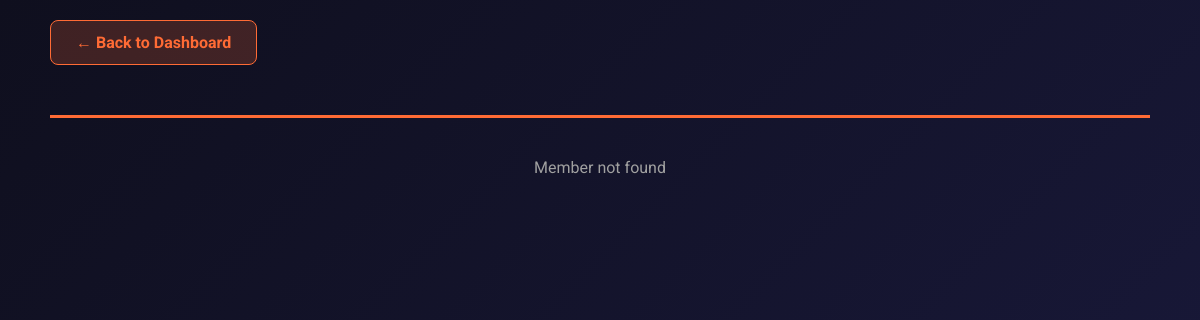
Page /member/2 on the earlier database version.
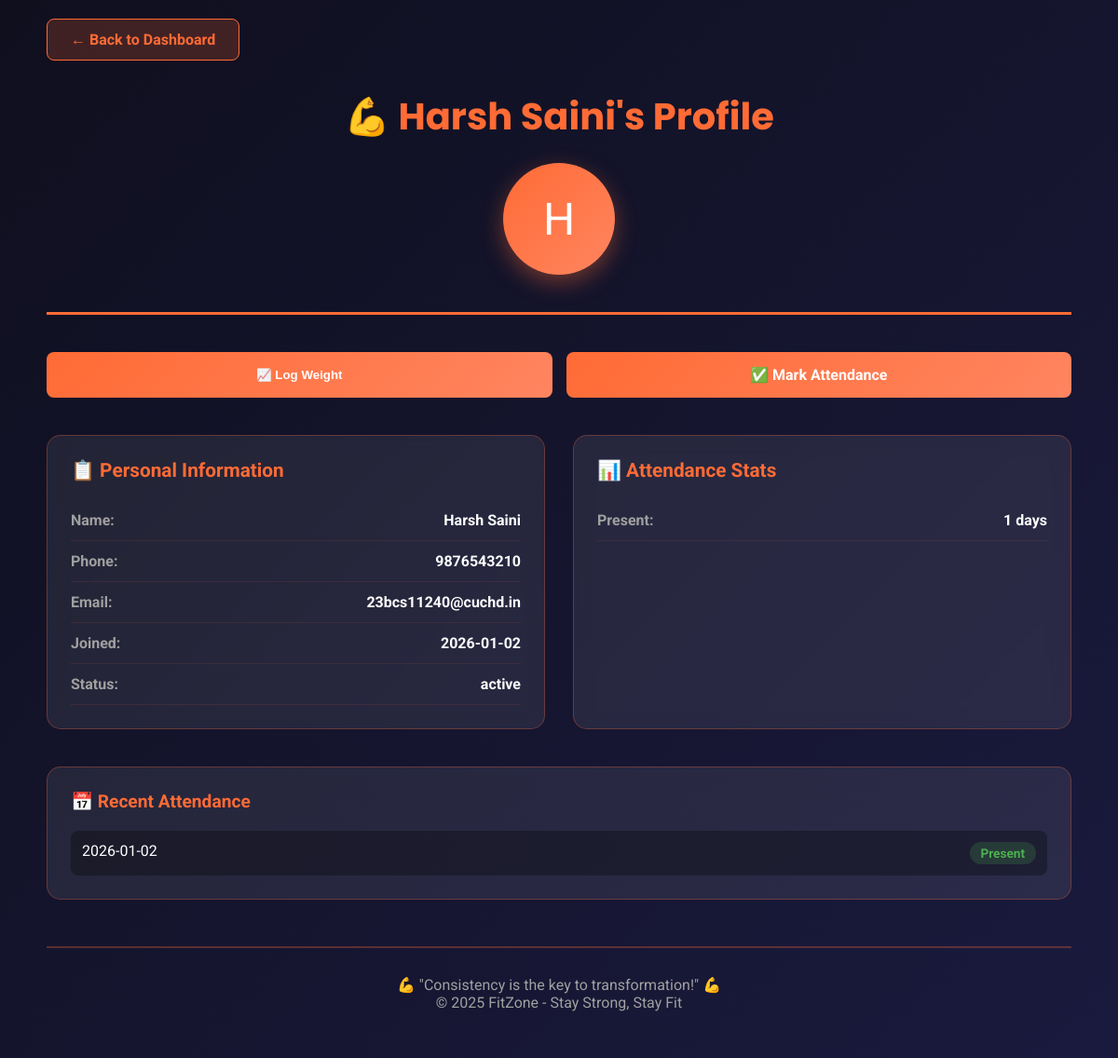
Same page on the later database version.
### tables this page shows
CREATE TABLE members (
            id INTEGER PRIMARY KEY AUTOINCREMENT,
            name TEXT UNIQUE,
            phone TEXT,
            email TEXT,
            join_date TEXT,
            start_weight REAL,
            status TEXT DEFAULT 'active'
        );

CREATE TABLE attendance (
            id INTEGER PRIMARY KEY AUTOINCREMENT,
            member_id INTEGER,
            date TEXT,
            status TEXT,
            UNIQUE(member_id, date)
        );

### app.py (the view)
@app.route("/member/<int:member_id>")
def member_details(member_id):
    month_start = datetime.now().replace(day=1).strftime("%Y-%m-%d")
    with get_db() as db:
        member = db.execute(
            "SELECT * FROM members WHERE id=?", (member_id,)
        ).fetchone()
        attendance_data = db.execute("""
            SELECT status, COUNT(*) FROM attendance
            WHERE member_id=? AND date>=?
            GROUP BY status
        """, (member_id, month_start)).fetchall()
        weight_logs = db.execute("""
            SELECT month, weight FROM weight_logs
            WHERE member_id=? ORDER BY month DESC LIMIT 6
        """, (member_id,)).fetchall()
        fees = db.execute("""
            SELECT * FROM fees WHERE member_id=?
            ORDER BY next_due DESC
        """, (member_id,)).fetchall()
        recent_attendance = db.execute("""
            SELECT date, status FROM attendance
            WHERE member_id=? ORDER BY date DESC LIMIT 10
        """, (member_id,)).fetchall()
    return render_template(
        "member_details.html",
        member=member,
        attendance_data=attendance_data,
        weight_logs=weight_logs,
        fees=fees,
        recent_attendance=recent_attendance
    )

### app.py (called while the page is built)
def get_db():
    conn = sqlite3.connect(DB_NAME)
    conn.row_factory = sqlite3.Row
    return conn

### templates/member_details.html (shortened to what this page needs)
<!DOCTYPE html>
<html lang="en">
<head>
</head>
<body>
    <div class="container">
        <a href="/" class="back-link">← Back to Dashboard</a>
        <header>
            {% if member %}
            <h1>💪 {{ member[1] }}'s Profile</h1>
            <div class="member-avatar">{{ member[1][0].upper() }}</div>
            {% endif %}
        </header>
        {% if member %}
        <div class="action-btns">
            <button class="btn-primary" onclick="alert('Add weight for next month')">📈 Log Weight</button>
            <a href="/attendance/{{ member[0] }}" class="btn-primary" style="text-decoration: none; text-align: center;">✅ Mark Attendance</a>
        </div>
        <div class="profile-grid">
            <div class="card">
                <h3>📋 Personal Information</h3>
                <div class="info-row">
                    <span class="info-label">Name:</span>
                    <span class="info-value">{{ member[1] }}</span>
                </div>
                <div class="info-row">
                    <span class="info-label">Phone:</span>
                    <span class="info-value">{{ member[2] or '—' }}</span>
                </div>
                <div class="info-row">
                    <span class="info-label">Email:</span>
                    <span class="info-value">{{ member[3] or '—' }}</span>
                </div>
                <div class="info-row">
                    <span class="info-label">Joined:</span>
                    <span class="info-value">{{ member[4] }}</span>
                </div>
                <div class="info-row">
                    <span class="info-label">Status:</span>
                    <span class="info-value">{{ member[6] }}</span>
                </div>
            </div>
            <div class="card">
                <h3>📊 Attendance Stats</h3>
                {% if attendance_data %}
                    {% for status, count in attendance_data %}
                    <div class="info-row">
                        <span class="info-label">{{ status }}:</span>
                        <span class="info-value">{{ count }} days</span>
                    </div>
                    {% endfor %}
                {% else %}
                <p style="color: #a0a0a0;">No attendance records yet</p>
                {% endif %}
            </div>
        </div>
        {% if recent_attendance %}
        <div class="section">
            <h4>📅 Recent Attendance</h4>
            <div class="recent-list">
                {% for att in recent_attendance %}
                <div class="list-item">
                    <span>{{ att[0] }}</span>
                    <span class="list-status status-{{ att[1]|lower }}">{{ att[1] }}</span>
                </div>
                {% endfor %}
            </div>
        </div>
        {% endif %}
        <footer>
            <p>💪 "Consistency is the key to transformation!" 💪</p>
            <p>&copy; 2025 FitZone - Stay Strong, Stay Fit</p>
        </footer>
        {% else %}
        <p style="text-align: center; color: #a0a0a0;">Member not found</p>
        {% endif %}
    </div>
</body>
</html>

### templates/member_details.html (style rules this page uses)
* { margin: 0; padding: 0; box-sizing: border-box; }
body { font-family: 'Roboto', sans-serif; background: linear-gradient(135deg, #0f0f1e 0%, #1a1a3e 100%); color: #fff; min-height: 100vh; padding: 20px; perspective: 1200px; }
.container { max-width: 1100px; margin: 0 auto; }
.back-link { display: inline-block; margin-bottom: 30px; padding: 12px 25px; background: rgba(255, 107, 53, 0.2); border: 1px solid #ff6b35; color: #ff6b35; border-radius: 8px; text-decoration: none; transition: all 0.3s ease; font-weight: bold; }
header { text-align: center; margin-bottom: 40px; padding-bottom: 20px; border-bottom: 3px solid #ff6b35; }
h1 { font-size: 2.5em; color: #ff6b35; margin-bottom: 10px; font-family: 'Poppins', sans-serif; }
.member-avatar { width: 120px; height: 120px; border-radius: 50%; background: linear-gradient(135deg, #ff6b35 0%, #ff8560 100%); display: flex; align-items: center; justify-content: center; font-size: 3em; margin: 20px auto; box-shadow: 0 8px 25px rgba(255, 107, 53, 0.4); animation: float3D 4s ease-in-out infinite; transform-style: preserve-3d; }
.profile-grid { display: grid; grid-template-columns: 1fr 1fr; gap: 30px; margin-bottom: 40px; }
.card { background: rgba(255, 255, 255, 0.08); border: 1px solid rgba(255, 107, 53, 0.3); border-radius: 15px; padding: 25px; backdrop-filter: blur(10px); animation: slideInFromLeft 0.8s ease-out; transform-style: preserve-3d; transition: transform 0.4s cubic-bezier(0.175, 0.885, 0.32, 1.275); }
.card h3 { color: #ff6b35; margin-bottom: 20px; font-size: 1.3em; }
.info-row { display: flex; justify-content: space-between; padding: 12px 0; border-bottom: 1px solid rgba(255, 107, 53, 0.1); }
.info-label { color: #a0a0a0; font-weight: bold; }
.info-value { color: #fff; font-weight: bold; }
.action-btns { display: grid; grid-template-columns: 1fr 1fr; gap: 15px; margin-bottom: 40px; }
.btn-primary { padding: 15px; background: linear-gradient(135deg, #ff6b35 0%, #ff8560 100%); border: none; border-radius: 8px; color: #fff; font-weight: bold; cursor: pointer; transition: all 0.3s cubic-bezier(0.175, 0.885, 0.32, 1.275); perspective: 1000px; }
.section { background: rgba(255, 255, 255, 0.08); border: 1px solid rgba(255, 107, 53, 0.3); border-radius: 15px; padding: 25px; margin-bottom: 30px; animation: slideInFromLeft 0.8s ease-out; }
.section h4 { color: #ff6b35; margin-bottom: 20px; font-size: 1.2em; }
.recent-list { display: flex; flex-direction: column; gap: 10px; }
.list-item { display: flex; justify-content: space-between; padding: 12px; background: rgba(0, 0, 0, 0.3); border-radius: 8px; }
.list-status { padding: 4px 12px; border-radius: 15px; font-weight: bold; font-size: 0.85em; }
.status-present { background: rgba(76, 175, 80, 0.2); color: #4caf50; }
footer { text-align: center; padding: 30px 0; color: #a0a0a0; border-top: 2px solid rgba(255, 107, 53, 0.3); margin-top: 50px; }

Differences in the rows shown:
added members: name "Harsh Saini", name "H", phone "9876543210", email "23bcs11240@cuchd.in", join_date "2026-01-02", status "active"
added attendance: date "2026-01-02", status "Present"
Other differences:
text no longer shown: "Member not found"
text now shown: "💪 's Profile 📈 Log Weight ✅ Mark Attendance 📋 Personal Information Name: Phone: Email: Joined: Status: 📊 Attendance Stats 📅 Recent Attendance 💪 \"Consistency is the key to transformation!\" 💪 © 2025 FitZone - Stay Strong, Stay Fit"
new list line: "Present : 1 days"
